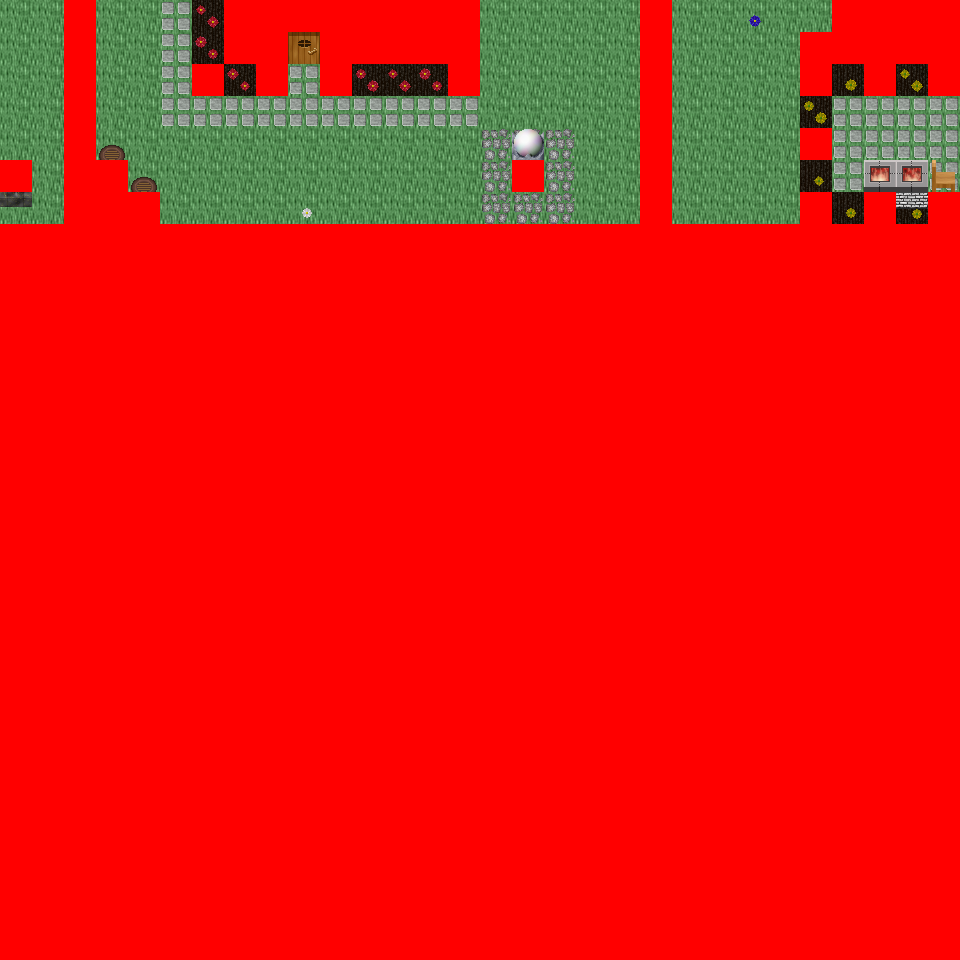

Rendered tile map (Tiled .tmx) drawn with the repository's tilesets; below, a short description and the map source with its tile grids summarised:
An orthogonal 30x30 tile map with 32x32 px tiles, 6 tile layers (Ground, Object, Object2, Above, ...), 54 tilesets and 7 objects (7x mapchange).

<map version="1.0" orientation="orthogonal" renderorder="right-down" width="30" height="30" tilewidth="32" tileheight="32" nextobjectid="8">
  <tileset firstgid="1" name="tileset_logic_collision" tilewidth="32" tileheight="32" tilecount="1" columns="1">
    <image source="../drawable/tileset_logic_collision.png" width="32" height="32" />
  </tileset>
  <tileset firstgid="2" name="tileset_building_decoration_orbpedestal" tilewidth="32" tileheight="32" tilecount="2" columns="1">
    <image source="../drawable/tileset_building_decoration_orbpedestal.png" width="32" height="64" />
  </tileset>
  <tileset firstgid="4" name="tileset_building_decoration_chimney" tilewidth="32" tileheight="32" tilecount="2" columns="1">
    <image source="../drawable/tileset_building_decoration_chimney.png" width="32" height="64" />
  </tileset>
  <tileset firstgid="6" name="tileset_item_statue_fairypool" tilewidth="32" tileheight="32" tilecount="16" columns="2">
    <image source="../drawable/tileset_item_statue_fairypool.png" width="64" height="256" />
  </tileset>
  <tileset firstgid="22" name="tileset_building_decoration_stone_details" tilewidth="32" tileheight="32" tilecount="4" columns="2">
    <image source="../drawable/tileset_building_decoration_stone_details.png" width="64" height="64" />
  </tileset>
  <tileset firstgid="26" name="tileset_building_door_closed" tilewidth="32" tileheight="32" tilecount="1" columns="1">
    <image source="../drawable/tileset_building_door_closed.png" width="32" height="32" />
  </tileset>
  <tileset firstgid="27" name="tileset_building_door_door" tilewidth="32" tileheight="32" tilecount="6" columns="3">
    <image source="../drawable/tileset_building_door_door.png" width="96" height="64" />
  </tileset>
  <tileset firstgid="33" name="tileset_building_fence_fence_chunky" tilewidth="32" tileheight="32" tilecount="21" columns="3">
    <image source="../drawable/tileset_building_fence_fence_chunky.png" width="96" height="224" />
  </tileset>
  <tileset firstgid="54" name="tileset_building_roof_blue" tilewidth="32" tileheight="32" tilecount="20" columns="5">
    <image source="../drawable/tileset_building_roof_blue.png" width="160" height="128" />
  </tileset>
  <tileset firstgid="74" name="tileset_building_roof_green" tilewidth="32" tileheight="32" tilecount="20" columns="5">
    <image source="../drawable/tileset_building_roof_green.png" width="160" height="128" />
  </tileset>
  <tileset firstgid="94" name="tileset_building_roof_red" tilewidth="32" tileheight="32" tilecount="20" columns="5">
    <image source="../drawable/tileset_building_roof_red.png" width="160" height="128" />
  </tileset>
  <tileset firstgid="114" name="tileset_building_roof_red2" tilewidth="32" tileheight="32" tilecount="20" columns="5">
    <image source="../drawable/tileset_building_roof_red2.png" width="160" height="128" />
  </tileset>
  <tileset firstgid="134" name="tileset_building_roof_roof_borders" tilewidth="32" tileheight="32" tilecount="9" columns="3">
    <image source="../drawable/tileset_building_roof_roof_borders.png" width="96" height="96" />
  </tileset>
  <tileset firstgid="143" name="tileset_building_roof_yellow" tilewidth="32" tileheight="32" tilecount="20" columns="5">
    <image source="../drawable/tileset_building_roof_yellow.png" width="160" height="128" />
  </tileset>
  <tileset firstgid="163" name="tileset_building_window_window_long" tilewidth="32" tileheight="32" tilecount="3" columns="3">
    <image source="../drawable/tileset_building_window_window_long.png" width="96" height="32" />
  </tileset>
  <tileset firstgid="166" name="tileset_ground_cobbled_paving" tilewidth="32" tileheight="32" tilecount="1" columns="1">
    <image source="../drawable/tileset_ground_cobbled_paving.png" width="32" height="32" />
  </tileset>
  <tileset firstgid="167" name="tileset_ground_gravel" tilewidth="32" tileheight="32" tilecount="1" columns="1">
    <image source="../drawable/tileset_ground_gravel.png" width="32" height="32" />
  </tileset>
  <tileset firstgid="168" name="tileset_ground_stone_floors" tilewidth="32" tileheight="32" tilecount="6" columns="3">
    <image source="../drawable/tileset_ground_stone_floors.png" width="96" height="64" />
  </tileset>
  <tileset firstgid="174" name="tileset_ground_ground" tilewidth="32" tileheight="32" tilecount="33" columns="3">
    <image source="../drawable/tileset_ground_ground.png" width="96" height="352" />
  </tileset>
  <tileset firstgid="207" name="tileset_plant_bush_various_small" tilewidth="32" tileheight="32" tilecount="9" columns="3">
    <image source="../drawable/tileset_plant_bush_various_small.png" width="96" height="96" />
  </tileset>
  <tileset firstgid="216" name="tileset_plant_flower_daisy_blue" tilewidth="32" tileheight="32" tilecount="8" columns="2">
    <image source="../drawable/tileset_plant_flower_daisy_blue.png" width="64" height="128" />
  </tileset>
  <tileset firstgid="224" name="tileset_plant_flower_daisy_red" tilewidth="32" tileheight="32" tilecount="8" columns="2">
    <image source="../drawable/tileset_plant_flower_daisy_red.png" width="64" height="128" />
  </tileset>
  <tileset firstgid="232" name="tileset_plant_flower_daisy_white" tilewidth="32" tileheight="32" tilecount="8" columns="2">
    <image source="../drawable/tileset_plant_flower_daisy_white.png" width="64" height="128" />
  </tileset>
  <tileset firstgid="240" name="tileset_plant_flower_daisy_yellow" tilewidth="32" tileheight="32" tilecount="8" columns="2">
    <image source="../drawable/tileset_plant_flower_daisy_yellow.png" width="64" height="128" />
  </tileset>
  <tileset firstgid="248" name="tileset_plant_tree_spruce" tilewidth="32" tileheight="32" tilecount="6" columns="2">
    <image source="../drawable/tileset_plant_tree_spruce.png" width="64" height="96" />
  </tileset>
  <tileset firstgid="254" name="tileset_item_pot_pot_purple" tilewidth="32" tileheight="32" tilecount="1" columns="1">
    <image source="../drawable/tileset_item_pot_pot_purple.png" width="32" height="32" />
  </tileset>
  <tileset firstgid="255" name="tileset_item_pot_pot_tall" tilewidth="32" tileheight="32" tilecount="2" columns="1">
    <image source="../drawable/tileset_item_pot_pot_tall.png" width="32" height="64" />
  </tileset>
  <tileset firstgid="257" name="tileset_item_pot_small_barrel" tilewidth="32" tileheight="32" tilecount="2" columns="1">
    <image source="../drawable/tileset_item_pot_small_barrel.png" width="32" height="64" />
  </tileset>
  <tileset firstgid="259" name="tileset_item_postbox" tilewidth="32" tileheight="32" tilecount="4" columns="2">
    <image source="../drawable/tileset_item_postbox.png" width="64" height="64" />
  </tileset>
  <tileset firstgid="263" name="tileset_furniture_chair_wooden_pale" tilewidth="32" tileheight="32" tilecount="4" columns="2">
    <image source="../drawable/tileset_furniture_chair_wooden_pale.png" width="64" height="64" />
  </tileset>
  <tileset firstgid="267" name="tileset_furniture_table_wooden" tilewidth="32" tileheight="32" tilecount="1" columns="1">
    <image source="../drawable/tileset_furniture_table_wooden.png" width="32" height="32" />
  </tileset>
  <tileset firstgid="268" name="tileset_furniture_table_brick_base" tilewidth="32" tileheight="32" tilecount="3" columns="3">
    <image source="../drawable/tileset_furniture_table_brick_base.png" width="96" height="32" />
  </tileset>
  <tileset firstgid="271" name="tileset_furniture_light_iron_lamp" tilewidth="32" tileheight="32" tilecount="3" columns="1">
    <image source="../drawable/tileset_furniture_light_iron_lamp.png" width="32" height="96" />
  </tileset>
  <tileset firstgid="274" name="tileset_furniture_light_flames" tilewidth="32" tileheight="32" tilecount="6" columns="6">
    <image source="../drawable/tileset_furniture_light_flames.png" width="192" height="32" />
  </tileset>
  <tileset firstgid="280" name="tileset_furniture_sink_dark_side_on" tilewidth="32" tileheight="32" tilecount="6" columns="3">
    <image source="../drawable/tileset_furniture_sink_dark_side_on.png" width="96" height="64" />
  </tileset>
  <tileset firstgid="286" name="tileset_ground_grass_corners" tilewidth="32" tileheight="32" tilecount="24" columns="6">
    <image source="../drawable/tileset_ground_grass_corners.png" width="192" height="128" />
  </tileset>
  <tileset firstgid="310" name="tileset_ground_grass_edges" tilewidth="32" tileheight="32" tilecount="36" columns="12">
    <image source="../drawable/tileset_ground_grass_edges.png" width="384" height="96" />
  </tileset>
  <tileset firstgid="346" name="tileset_plant_tree_tree_fluffy" tilewidth="32" tileheight="32" tilecount="12" columns="4">
    <image source="../drawable/tileset_plant_tree_tree_fluffy.png" width="128" height="96" />
  </tileset>
  <tileset firstgid="358" name="tileset_ground_water_dungeon_water" tilewidth="32" tileheight="32" tilecount="30" columns="3">
    <image source="../drawable/tileset_ground_water_dungeon_water.png" width="96" height="320" />
  </tileset>
  <tileset firstgid="388" name="tileset_furniture_table_wooden_rectangular" tilewidth="32" tileheight="32" tilecount="9" columns="3">
    <image source="../drawable/tileset_furniture_table_wooden_rectangular.png" width="96" height="96" />
  </tileset>
  <tileset firstgid="397" name="tileset_item_statue_metal_and_stone" tilewidth="32" tileheight="32" tilecount="6" columns="3">
    <image source="../drawable/tileset_item_statue_metal_and_stone.png" width="96" height="64" />
  </tileset>
  <tileset firstgid="403" name="tileset_ground_fire_fire" tilewidth="32" tileheight="32" tilecount="27" columns="3">
    <image source="../drawable/tileset_ground_fire_fire.png" width="96" height="288" />
  </tileset>
  <tileset firstgid="430" name="tileset_furniture_table_bench" tilewidth="32" tileheight="32" tilecount="3" columns="3">
    <image source="../drawable/tileset_furniture_table_bench.png" width="96" height="32" />
  </tileset>
  <tileset firstgid="433" name="tileset_plant_bush_hosta" tilewidth="32" tileheight="32" tilecount="9" columns="3">
    <image source="../drawable/tileset_plant_bush_hosta.png" width="96" height="96" />
  </tileset>
  <tileset firstgid="442" name="tileset_plant_tree_tree_green" tilewidth="32" tileheight="32" tilecount="88" columns="8">
    <image source="../drawable/tileset_plant_tree_tree_green.png" width="256" height="352" />
  </tileset>
  <tileset firstgid="530" name="tileset_item_sign_large" tilewidth="32" tileheight="32" tilecount="15" columns="5">
    <image source="../drawable/tileset_item_sign_large.png" width="160" height="96" />
  </tileset>
  <tileset firstgid="545" name="tileset_building_wall_wall_brown" tilewidth="32" tileheight="32" tilecount="12" columns="3">
    <image source="../drawable/tileset_building_wall_wall_brown.png" width="96" height="128" />
  </tileset>
  <tileset firstgid="557" name="tileset_ground_green_paving_4" tilewidth="32" tileheight="32" tilecount="3" columns="3">
    <image source="../drawable/tileset_ground_green_paving_4.png" width="96" height="32" />
  </tileset>
  <tileset firstgid="560" name="tileset_item_swing" tilewidth="32" tileheight="32" tilecount="4" columns="2">
    <image source="../drawable/tileset_item_swing.png" width="64" height="64" />
  </tileset>
  <tileset firstgid="564" name="tileset_item_fishrods" tilewidth="32" tileheight="32" tilecount="12" columns="4">
    <image source="../drawable/tileset_item_fishrods.png" width="128" height="96" />
  </tileset>
  <tileset firstgid="576" name="tileset_building_decoration_numbers" tilewidth="32" tileheight="32" tilecount="20" columns="2">
    <image source="../drawable/tileset_building_decoration_numbers.png" width="64" height="320" />
  </tileset>
  <tileset firstgid="596" name="tileset_ground_green_paving" tilewidth="32" tileheight="32" tilecount="18" columns="3">
    <image source="../drawable/tileset_ground_green_paving.png" width="96" height="192" />
  </tileset>
  <tileset firstgid="614" name="tileset_item_huge_orb" tilewidth="32" tileheight="32" tilecount="16" columns="2">
    <image source="../drawable/tileset_item_huge_orb.png" width="64" height="256" />
  </tileset>
  <tileset firstgid="630" name="tileset_item_firewood" tilewidth="32" tileheight="32" tilecount="12" columns="3">
    <image source="../drawable/tileset_item_firewood.png" width="96" height="128" />
  </tileset>
  <layer name="Ground" width="30" height="30">
    <data>[900 cells, 240 non-empty, 5 distinct tile ids]</data>
  </layer>
  <layer name="Object" width="30" height="30">
    <data>[900 cells, 134 non-empty, 33 distinct tile ids]</data>
  </layer>
  <layer name="Object2" width="30" height="30">
    <data>[900 cells, 19 non-empty, 15 distinct tile ids]</data>
  </layer>
  <layer name="Above" width="30" height="30">
    <data>[900 cells, 6 non-empty, 3 distinct tile ids]</data>
  </layer>
  <layer name="Above2" width="30" height="30">
    <data>[900 cells, 0 non-empty, 0 distinct tile ids]</data>
  </layer>
  <layer name="Walkable" width="30" height="30">
    <data>[900 cells, 744 non-empty, 1 distinct tile ids]</data>
  </layer>
  <objectgroup name="MapEvents">
    <object id="1" name="north" type="mapchange" x="0" y="0" width="64" height="32">
      <properties>
        <property name="map" value="0_ados_mountain_n2_w2_x0_y4" />
        <property name="place" value="south" />
      </properties>
    </object>
    <object id="2" name="north2" type="mapchange" x="96" y="0" width="128" height="32">
      <properties>
        <property name="map" value="0_ados_mountain_n2_w2_x0_y4" />
        <property name="place" value="south2" />
      </properties>
    </object>
    <object id="3" name="north3" type="mapchange" x="480" y="0" width="160" height="32">
      <properties>
        <property name="map" value="0_ados_mountain_n2_w2_x0_y4" />
        <property name="place" value="south3" />
      </properties>
    </object>
    <object id="4" name="north4" type="mapchange" x="672" y="0" width="160" height="32">
      <properties>
        <property name="map" value="0_ados_mountain_n2_w2_x0_y4" />
        <property name="place" value="south4" />
      </properties>
    </object>
    <object id="5" name="west" type="mapchange" x="0" y="0" width="32" height="160">
      <properties>
        <property name="map" value="0_fado_forest_s_x0_y4" />
        <property name="place" value="east" />
      </properties>
    </object>
    <object id="6" name="west2" type="mapchange" x="0" y="192" width="32" height="32">
      <properties>
        <property name="map" value="0_fado_forest_s_x0_y4" />
        <property name="place" value="east2" />
      </properties>
    </object>
    <object id="7" name="east" type="mapchange" x="928" y="96" width="32" height="96">
      <properties>
        <property name="map" value="0_fado_forest_s_x2_y4" />
        <property name="place" value="west" />
      </properties>
    </object>
  </objectgroup>
</map>
